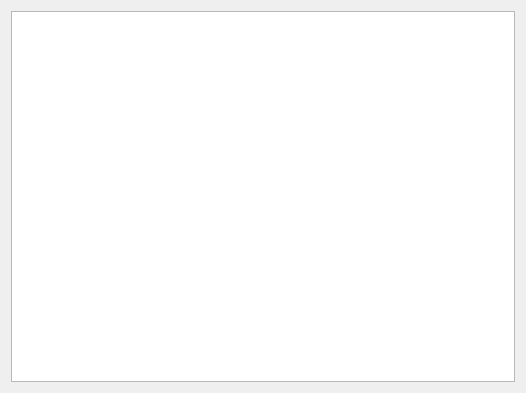
<?xml version="1.0" encoding="UTF-8"?>
<ui version="4.0">
 <class>ScriptEditTab</class>
 <widget class="QWidget" name="ScriptEditTab">
  <property name="geometry">
   <rect>
    <x>0</x>
    <y>0</y>
    <width>526</width>
    <height>393</height>
   </rect>
  </property>
  <property name="windowTitle">
   <string>Form</string>
  </property>
  <layout class="QGridLayout" name="gridLayout">
   <item row="0" column="0">
    <widget class="QTextEdit" name="codeEdit"/>
   </item>
  </layout>
 </widget>
 <resources/>
 <connections/>
</ui>
